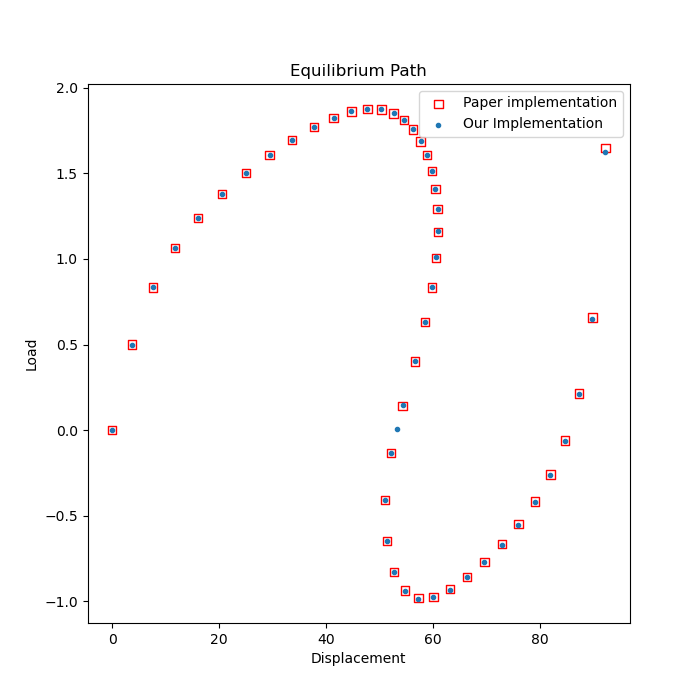

Generate this figure with Python:
from dolfin import *
import numpy as np
import matplotlib.pyplot as plt
from ufl import diag, Jacobian, shape
from scipy.interpolate import interp1d
from scipy import stats 
import os
import sys
# sys.path.append('.')
from arc_length.force_control_solver import force_control # import force control formulation of arc-length solver
from pathlib import Path
import argparse

parameters["form_compiler"]["cpp_optimize"] = True
parameters["form_compiler"]["quadrature_degree"] = 1
parameters['reorder_dofs_serial'] = False

ffc_options = {"optimize": True, \
               "eliminate_zeros": True, \
               "precompute_basis_const": True, \
               "precompute_ip_const": True}

mesh = Mesh()
with XDMFFile('../examples/force_control/beam/beam_2D/mesh/lee_frame.xdmf') as infile: # os.getcwd()+'/examples/force_control/beam/beam_2D/mesh/lee_frame.xdmf'
    infile.read(mesh)

Ue = VectorElement("CG", mesh.ufl_cell(), 1, dim=2) # displacement
Te = FiniteElement("CG", mesh.ufl_cell(), 1) # rotation
V = FunctionSpace(mesh, MixedElement([Ue, Te]))   

v_ = TestFunction(V)
u_, theta_ = split(v_)
dv = TrialFunction(V)
v = Function(V, name="Generalized displacement")
u, theta = split(v)

VR = TensorFunctionSpace(mesh, "DG", 0, shape=(2, 2))

V0 = FunctionSpace(mesh, "DG", 0)


Vu = V.sub(0).collapse()
total_displ = Function(Vu, name="Total displacement")

Vr = V.sub(1).collapse()
total_rot = Function(Vr, name="Total Rotation")

Jac = Jacobian(mesh)
gdim = mesh.geometry().dim()
Jac = as_vector([Jac[i, 0] for i in range(gdim)])
g01 = Jac/sqrt(dot(Jac, Jac))
g02 = as_vector([-g01[1],g01[0]])

r01 = outer(g01,as_vector([1,0]))
r02 = outer(g02, as_vector([0,1]))

R0 = r01+r02

#-----------------------Define Functions for beams-----------------------------------#
def tgrad(u): # directional derivative w.r.t. beam centerline
    return dot(grad(u), g01)

def rotation_matrix(theta): # 2D rotation matrix -- there is no need to do rotation parametrization for 2D beams
    return as_tensor([[cos(theta), -sin(theta)],[sin(theta), cos(theta)]])

Rot = rotation_matrix(theta)

# Beam Geometry
Lx = 120
Ly = 120
Lf = 24

#----------------------Dirichlet Boundary Conditions----------------------------------#
def Pinned_Bottom(x, on_boundary):
    return near(x[0], 0, 1e-6) and near(x[1], 0, 1e-6)
    
def Pinned_Top(x, on_boundary):
    return near(x[0], Lx, 1e-6) and near(x[1],Ly, 1e-6)

def load(x, on_boundary):
    return near(x[0],Lf, 1e-6)

facets = MeshFunction("size_t", mesh, 0)
facets.set_all(0)
AutoSubDomain(load).mark(facets,1)

Pinned_bot = DirichletBC(V.sub(0), Constant((0.0, 0.0)), Pinned_Bottom, method='pointwise') # displacement + rotation
Pinned_top = DirichletBC(V.sub(0), Constant((0.0, 0.0)), Pinned_Top, method='pointwise') # displacement + rotation
bcs = [Pinned_bot,Pinned_top]

#------------------------------2D beam Kinematics-----------------------------------------#
defo = dot(R0.T,dot(Rot.T, g01 + tgrad(u)) - g01)
curv =  tgrad(theta)

#------------------------------Beam Properties---------------------------------------#
# Geometric Properties
S = 6.0 # cross-sectional area
I = 2.0 # Area moment
E = 720.0 # Elastic modulus
nu = 0.3 # Poisson's Ratio

G = E/(2*(1+nu)) # Shear Modulus
kappa = 1.0 # Shear correction

# Beam Stiffness
ES = E*S
GS = G*S
GS_2 = G*S*kappa
GS_3 = G*S*kappa
EI = E*I

#------------------------Weak Form-----------------------------------------#
# Constitutive Equation
C_N = diag(as_vector([ES, GS_2]))

# Applied Load:
F_max = Constant((0.0,-1.0))
M_max = Constant(0.0)
load = Expression("t", t=0, degree = 0)

dS = Measure("dS", domain=mesh, subdomain_data=facets) # Note its dS not ds -- interior facet
dx = Measure("dx", domain=mesh)

elastic_energy = 0.5 * (dot(defo, dot(C_N, defo)) + (EI*curv**2))*dx

F_int = derivative(elastic_energy, v, v_)
F_ext = avg(load * (-M_max*theta_ + dot(F_max, u_))) * dS(1) # avg function is used to integrte over disconticuous interior facets
residual = F_int - F_ext
tangent_form = derivative(residual, v, dv)

#-----------Get coordinated of force application for plotting---------------------------#
# Get dof coordinates:
x_dofs = V.sub(0).sub(0).dofmap().dofs()
y_dofs = V.sub(0).sub(1).dofmap().dofs()
theta_dofs = V.sub(1).dofmap().dofs()
dofs = V.tabulate_dof_coordinates()
dof_coords = dofs.reshape((-1, 2))

eps = 1e-5
dof = []
# Identify y-dof at the center for force application
for ii in y_dofs:
    if abs(dof_coords[ii,1]-Ly) <= eps:
        if abs(dof_coords[ii,0]-Lf) <=eps:
            force_dof = ii

#----------------------Solving the Nonlinear Problem--------------------------------------#
# Solver Parameters
psi = 1.0
abs_tol = 1.0e-6
lmbda0 = 0.5
max_iter = 10
solver = 'mumps' # optional

# Set up arc-length solver
solver = force_control(psi=psi, abs_tol= abs_tol, lmbda0=lmbda0, max_iter=max_iter, u=v,
                       F_int=F_int, F_ext=F_ext, bcs=bcs, J=tangent_form, load_factor=load, solver=solver)

# Lists to store solution vectors
disp = [v.vector()[:]]
lmbda = [0.0]
force_disp = [0.0] # displacement at force application

#---------------------------Compare Solution with literature solution--------------------------#
# Get solution from literature (https://www.sciencedirect.com/science/article/pii/S014102962034356X)

paper_eq = np.loadtxt('../examples/force_control/beam/beam_2D/lit_soln/path_lee.dat')
paper_disp = -paper_eq[:,2]
paper_load = paper_eq[:,0]

#Setup command line arguments
parser = argparse.ArgumentParser(description='Optional paraview saving')
parser.add_argument('-p', '--paraview', 
                    default = False, required = False, action = 'store_true',
                    help = 'True/False to save paraview files') 
args = parser.parse_args()

# Setup directory and save file if needed
if args.paraview:
    # Create directory if it doesn't exist
    Path("paraview").mkdir(parents=True, exist_ok=True)
    # Initialize file
    out_file = XDMFFile('paraview/validate_leesframe.xdmf')
    out_file.parameters['functions_share_mesh'] = True
    out_file.parameters['flush_output'] = True

ii=0
# solver iteration
while (-v.vector()[force_dof] <= paper_disp[-1]) or (solver.converged == False):
    solver.solve()
    if solver.converged and (-v.vector()[force_dof] <= paper_disp[-1]): # We only want to save the solution step if the solver covergesand within range of paper solution
        total_displ.vector()[:] = v.sub(0,True).vector()[:]
        total_rot.vector()[:] = v.sub(1,True).vector()[:]
        disp.append(v.vector()[:])
        force_disp.append(-disp[-1][force_dof])
        lmbda.append(load.t)
        ii+=1

        if args.paraview:
            out_file.write(total_displ, ii)
            out_file.write(total_rot, ii)
if args.paraview:
    out_file.close()
# Plot and compare solutions
plt.figure(figsize=(7,7))
plt.scatter(-paper_eq[:,2], paper_eq[:,0], label = 'Paper implementation', facecolors = 'None', edgecolors = 'r', marker = 's')

plt.scatter(force_disp, lmbda, marker = '.', label = 'Our Implementation')
plt.title('Equilibrium Path')
plt.ylabel('Load')
plt.xlabel('Displacement')
plt.legend()

#---------------Compare critical buckling load----------------------------------------------------------#
our_critical = np.max(lmbda)
lit_critical = np.max(paper_eq[:,0])

diff_critical = np.abs((lit_critical-our_critical)/lit_critical)
print(f'\n\nPercent Difference in Critical Buckling Load: {diff_critical*100:.4f} %')
if diff_critical*100 < 0.1:
    val = [True]
else:
    val = [False]

#---------------Create parameterized splines to compare the curves--------------------------------------#
t = np.linspace(0,1,200)

lit_t = np.linspace(0,1,len(-paper_eq[:,2]))
lit_y = np.vstack((-paper_eq[:,2],paper_eq[:,0]))

lit_spline = interp1d(lit_t,lit_y)

our_t = np.linspace(0,1,len(force_disp))
our_y = np.vstack((np.array(force_disp),lmbda))

our_spline = interp1d(our_t,our_y)



lit= lit_spline(t)
our = our_spline(t)


corr = stats.pearsonr(our[1,:],lit[1,:])

if 1-corr[0] < 0.1:
    val.append(True)
else:
    val.append(False)

print(f'Comparing Pearson correlation between force-displacement curves: {corr[0]:.4f}')

if np.all(val):
    print('Lee\'s frame validation complete!')
else:
    print('Lee\'s frame did not pass validation test')
    print('Passed test:', val)

# Create directory if it doesn't exist
Path("plots").mkdir(parents=True, exist_ok=True)

plt.savefig('plots/validate_leeframe.png')